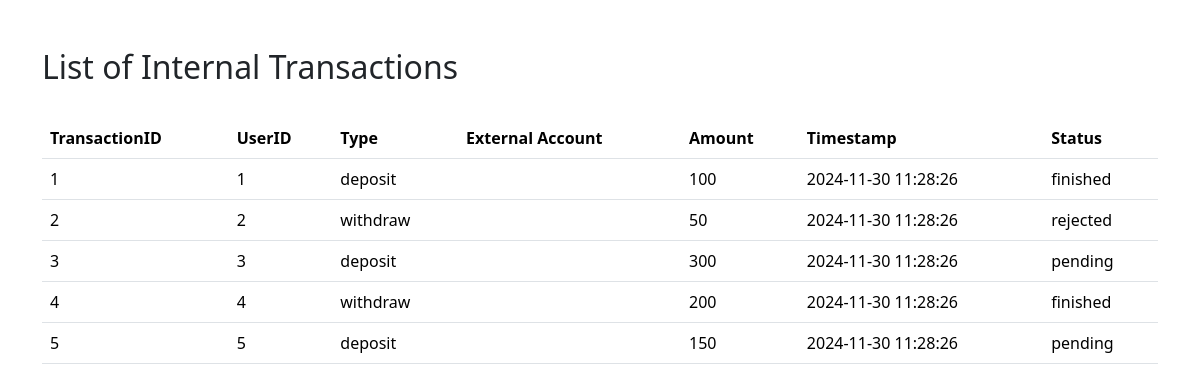
/admin/read_transactions_ext.php, run on the app's committed database.
### tables this page shows
CREATE TABLE External_Transactions (
	TransactionID BIGINT UNSIGNED NOT NULL AUTO_INCREMENT PRIMARY KEY,
    UserID INT NOT NULL,
    Type ENUM('withdraw', 'deposit') NOT NULL,
    Amount REAL NOT NULL CHECK (Amount >= 10),
    Timestamp TIMESTAMP DEFAULT CURRENT_TIMESTAMP,
    Status ENUM('pending', 'finished', 'rejected') NOT NULL,
    External_Account_Address VARCHAR(255) NOT NULL,
    FOREIGN KEY (UserID) REFERENCES Users(UserID)
);

### admin/read_transactions_ext.php (the view, shortened to what this page needs)
<!DOCTYPE html>
<html lang="en">
<head>
    <link href="https://cdn.jsdelivr.net/npm/bootstrap@5.3.3/dist/css/bootstrap.min.css" rel="stylesheet">
</head>
<body>
    <div class="container my-5">
        <h2>
            List of Internal Transactions
        </h2>
        <br>
        <table class="table">
            <thead>
                <tr>
                    <th>TransactionID</th>
                    <th>UserID</th>
                    <th>Type</th>
                    <th>External Account</th>
                    <th>Amount</th>
                    <th>Timestamp</th>
                    <th>Status</th>
                </tr>
            </thead>
            <tbody>
                <?php
                $servername = "localhost";
                $username = "root";
                $password = "";
                $database = "pos_db";
                $connection = new mysqli($servername, $username, $password, $database);
                $sql = "SELECT * FROM External_Transactions";
                $result = $connection->query($sql);
                while ($row = $result->fetch_assoc()) {
                    echo "
                    <tr>
                        <td>$row[TransactionID]</td>
                        <td>$row[UserID]</td>
                        <td>$row[Type]</td>
                        <td>$row[External_Account]</td>
                        <td>$row[Amount]</td>
                        <td>$row[Timestamp]</td>
                        <td>$row[Status]</td>
                    </tr>
                    ";
                }
                ?>
            </tbody>
        </table>
    </div>
</body>
</html>

### data on the page
external_transactions: TransactionID "1", UserID "1", Type "deposit", Amount "100", Timestamp "2024-11-30 11:28:26", Status "finished"
external_transactions: TransactionID "2", UserID "2", Type "withdraw", Amount "50", Timestamp "2024-11-30 11:28:26", Status "rejected"
external_transactions: TransactionID "3", UserID "3", Type "deposit", Amount "300", Timestamp "2024-11-30 11:28:26", Status "pending"
external_transactions: TransactionID "4", UserID "4", Type "withdraw", Amount "200", Timestamp "2024-11-30 11:28:26", Status "finished"
external_transactions: TransactionID "5", UserID "5", Type "deposit", Amount "150", Timestamp "2024-11-30 11:28:26", Status "pending"
